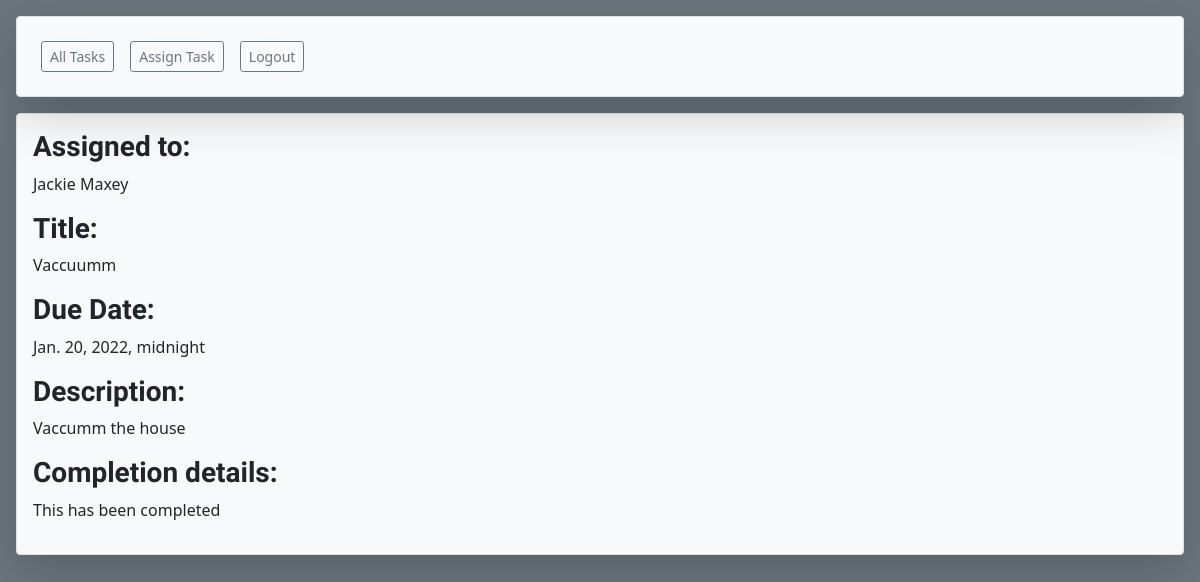
The app's page /view_task/3 with its own data.
### team_task_manager_app/models.py (models this page shows)
class User(models.Model):
    first_name = models.CharField(max_length=255)
    last_name = models.CharField(max_length=255)
    email = models.CharField(max_length=255)
    password = models.CharField(max_length=255)
    phone_number = models.CharField(max_length=255)
    objects = UserManager()
    created_at = models.DateTimeField(auto_now_add=True)
    updated_at = models.DateTimeField(auto_now=True)

class Task(models.Model):
    title = models.CharField(max_length=255)
    description = models.TextField()
    due_date = models.DateTimeField(null=True)
    creator = models.ForeignKey(User, related_name="has_created_task", on_delete=models.CASCADE)
    assigned_user = ManyToManyField(User, related_name="users_tasks")
    user_likes = models.ManyToManyField(User, related_name='liked_posts')
    created_at = models.DateTimeField(auto_now_add=True)
    updated_at = models.DateTimeField(auto_now=True)
    objects = TaskManager()

class Complete(models.Model):
    completion_notes = models.TextField()
    date_completed = models.DateTimeField(null=True)
    task = models.ForeignKey(Task, related_name="task_notes", on_delete=models.CASCADE)
    created_at = models.DateTimeField(auto_now_add=True)
    updated_at = models.DateTimeField(auto_now=True)

### team_task_manager_app/views.py (the view)
# urls.py: path('view_task/<int:id>', views.view_task),
def view_task(request, id):
    context = {
        'task':Task.objects.get(id = id)
}
    return render(request, 'view_task.html', context)

### team_task_manager_app/templates/view_task.html (shortened to what this page needs)
<!DOCTYPE html>
<html lang="en">
<head>
    {% load static %}
    <link href="https://cdn.jsdelivr.net/npm/bootstrap@5.0.2/dist/css/bootstrap.min.css" rel="stylesheet">
    <link rel="stylesheet" href="{% static 'all_tasks.css' %}">
</head>
<body class="bg-secondary">
    <div class="m-3">
        <nav id ="nav" class="navbar bg-light navbar-expand-lg navbar-light shadow-lg p-3 mb-1 border rounded" >
            <div class="collapse navbar-collapse" id="navbarSupportedContent">
            <ul class="navbar-nav mr-auto" >
                <li class="nav-item active">
                <a class="btn btn-sm btn-outline-secondary m-2" href="/all_tasks">All Tasks</a>
                </li>
                <li class="nav-item">
                <a class="btn btn-sm btn-outline-secondary m-2" href="/create_task">Assign Task</a>
                </li>
                <li class="nav-item">
                    <a class="btn btn-sm btn-outline-secondary m-2" href="/logout">Logout</a>
                </li>
            </ul>
            </div>
        </nav>
    </div>
    <div id ="header" class="border bg-light shadow-lg rounded-2 m-3 p-3">
        <div class="d-flex flex-column justify-content-around">
            <div class="input_block">
                <h3>Assigned to:</h3>
                {% for user in task.assigned_user.all %}
                <p>{{user.first_name}} {{user.last_name}}</p>
                {% endfor %}
            </div>
            <div class="input_block" class = "">
            <h3>Title:</h3>
            <p>{{task.title}}</p>
            <h3>Due Date:</h3>
            <p>{{task.due_date}}</p>
            </div>
        <div id="task_desc" class="">
            <h3>Description:</h3>
            <p>{{task.description}}</p>
        </div>
        <div class="">
            <h3>Completion details:</h3>
            {% for note in task.task_notes.all %}
            <p>{{note.completion_notes}}</p>
            {% endfor %}
        </div>
    </div>
    </div>
</body>
</html>

### team_task_manager_app/static/all_tasks.css (style rules this page uses)
body { background-color: #D9E2EC; }
h3,h2,h1, label { font-family: "Sofia", sans-serif; font-weight: bold; }

### records on screen
User: first_name "Jackie", last_name "Maxey"
Task: title "Vaccuumm", due_date "Jan. 20, 2022, midnight", description "Vaccumm the house"
Complete: completion_notes "This has been completed"
